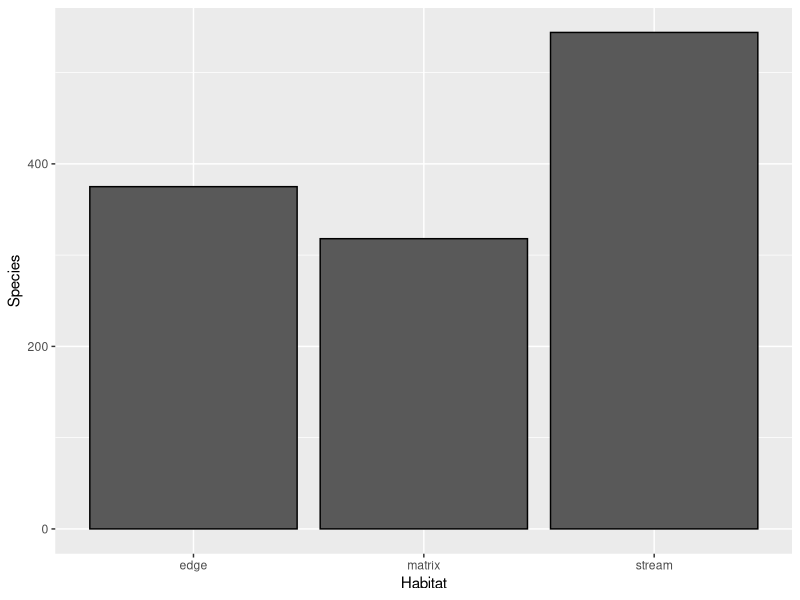

The R script that drew this image:
## ---- chunk 1
# First where are we? 
getwd()

#read.csv("/Users/Kaleigh/Desktop/Bats_Capture_Database.csv") # Absolute 
data<-read.csv("./Bats_Capture_Database.csv") # Relative file path 

# What are the columns? 
names(data) # can also look at readme file 
# How many samples do we have? 
nrow(data)
print(paste("We have", nrow(data), "bat samples."))

head(data)
## ---- chunk 2
library(ggplot2)
# How many bat species are in the dataset? 
batspec<-unique(data["Species"]) 
nrow(batspec)

# How many species in each habitat type? 
SpeciesRich<-aggregate(Species~Habitat,
                     data=data,
                     FUN=length)
SpeciesRich

# Graph it 
ggplot(data=SpeciesRich, aes(x=Habitat, y=Species)) +
    geom_bar(colour="black", stat="identity")

# Explore the aggregate function by looking at other parts of the data 
